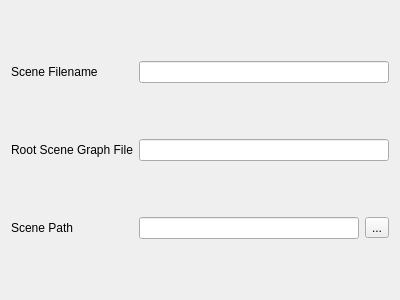
<?xml version="1.0" encoding="UTF-8"?>
<ui version="4.0">
 <class>SceneFilePage</class>
 <widget class="QWidget" name="SceneFilePage">
  <property name="geometry">
   <rect>
    <x>0</x>
    <y>0</y>
    <width>400</width>
    <height>300</height>
   </rect>
  </property>
  <property name="windowTitle">
   <string>Form</string>
  </property>
  <layout class="QGridLayout" name="gridLayout">
   <item row="0" column="0">
    <widget class="QLabel" name="label">
     <property name="text">
      <string>Scene Filename</string>
     </property>
    </widget>
   </item>
   <item row="0" column="1" colspan="2">
    <widget class="QLineEdit" name="m_sceneFile">
     <property name="toolTip">
      <string>The editor's scene configuration file. Must be specified relative to the Scene Path</string>
     </property>
    </widget>
   </item>
   <item row="1" column="0">
    <widget class="QLabel" name="label_3">
     <property name="text">
      <string>Root Scene Graph File</string>
     </property>
    </widget>
   </item>
   <item row="1" column="1" colspan="2">
    <widget class="QLineEdit" name="m_sceneGraphFile">
     <property name="toolTip">
      <string>The Horde3D root scene graph file. Must be relative to the scene path. If name contains a directory, it will be created if it does not already exist.</string>
     </property>
    </widget>
   </item>
   <item row="2" column="0">
    <widget class="QLabel" name="label_2">
     <property name="text">
      <string>Scene Path</string>
     </property>
    </widget>
   </item>
   <item row="2" column="1">
    <widget class="QLineEdit" name="m_scenePath">
     <property name="toolTip">
      <string>Directory where all scene data will be stored</string>
     </property>
    </widget>
   </item>
   <item row="2" column="2">
    <widget class="QToolButton" name="m_setScenePath">
     <property name="text">
      <string>...</string>
     </property>
    </widget>
   </item>
  </layout>
 </widget>
 <resources/>
 <connections/>
</ui>
